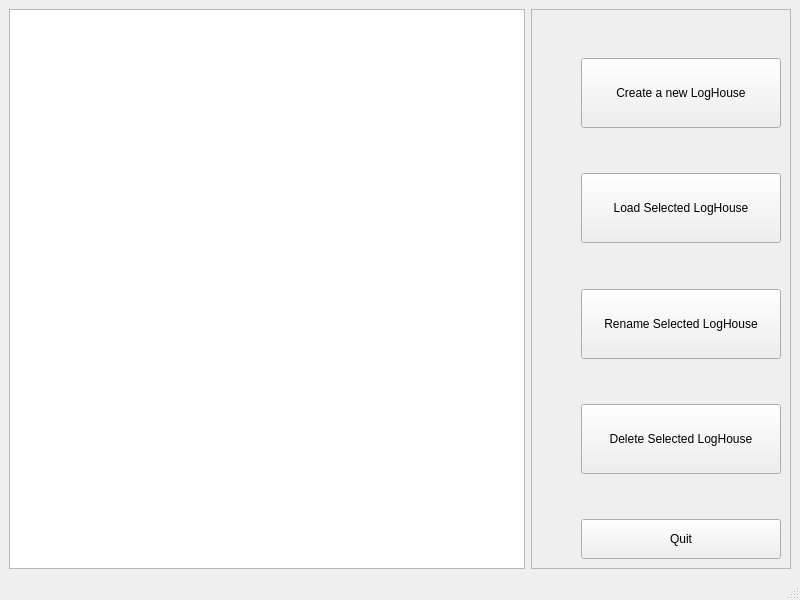
<?xml version="1.0" encoding="UTF-8"?>
<ui version="4.0">
 <class>MainWindow</class>
 <widget class="QMainWindow" name="MainWindow">
  <property name="geometry">
   <rect>
    <x>0</x>
    <y>0</y>
    <width>800</width>
    <height>600</height>
   </rect>
  </property>
  <property name="windowTitle">
   <string>MainWindow</string>
  </property>
  <widget class="QWidget" name="centralwidget">
   <layout class="QGridLayout" name="gridLayout_2">
    <item row="1" column="0">
     <widget class="QListView" name="listView"/>
    </item>
    <item row="1" column="1">
     <widget class="QFrame" name="frame">
      <property name="frameShape">
       <enum>QFrame::StyledPanel</enum>
      </property>
      <property name="frameShadow">
       <enum>QFrame::Raised</enum>
      </property>
      <layout class="QGridLayout" name="gridLayout">
       <item row="0" column="1">
        <spacer name="verticalSpacer_5">
         <property name="orientation">
          <enum>Qt::Vertical</enum>
         </property>
         <property name="sizeHint" stdset="0">
          <size>
           <width>20</width>
           <height>40</height>
          </size>
         </property>
        </spacer>
       </item>
       <item row="8" column="1">
        <widget class="QPushButton" name="pushButton">
         <property name="sizePolicy">
          <sizepolicy hsizetype="Fixed" vsizetype="Fixed">
           <horstretch>0</horstretch>
           <verstretch>0</verstretch>
          </sizepolicy>
         </property>
         <property name="minimumSize">
          <size>
           <width>200</width>
           <height>70</height>
          </size>
         </property>
         <property name="text">
          <string>Delete Selected LogHouse</string>
         </property>
        </widget>
       </item>
       <item row="6" column="0">
        <spacer name="horizontalSpacer">
         <property name="orientation">
          <enum>Qt::Horizontal</enum>
         </property>
         <property name="sizeType">
          <enum>QSizePolicy::Preferred</enum>
         </property>
         <property name="sizeHint" stdset="0">
          <size>
           <width>40</width>
           <height>20</height>
          </size>
         </property>
        </spacer>
       </item>
       <item row="2" column="1">
        <spacer name="verticalSpacer">
         <property name="orientation">
          <enum>Qt::Vertical</enum>
         </property>
         <property name="sizeHint" stdset="0">
          <size>
           <width>20</width>
           <height>40</height>
          </size>
         </property>
        </spacer>
       </item>
       <item row="4" column="1">
        <widget class="QPushButton" name="pushButton_2">
         <property name="sizePolicy">
          <sizepolicy hsizetype="Fixed" vsizetype="Fixed">
           <horstretch>0</horstretch>
           <verstretch>0</verstretch>
          </sizepolicy>
         </property>
         <property name="minimumSize">
          <size>
           <width>200</width>
           <height>70</height>
          </size>
         </property>
         <property name="text">
          <string>Load Selected LogHouse</string>
         </property>
        </widget>
       </item>
       <item row="1" column="1">
        <widget class="QPushButton" name="pushButton_4">
         <property name="minimumSize">
          <size>
           <width>200</width>
           <height>70</height>
          </size>
         </property>
         <property name="text">
          <string>Create a new LogHouse</string>
         </property>
        </widget>
       </item>
       <item row="6" column="1">
        <widget class="QPushButton" name="pushButton_3">
         <property name="sizePolicy">
          <sizepolicy hsizetype="Fixed" vsizetype="Fixed">
           <horstretch>0</horstretch>
           <verstretch>0</verstretch>
          </sizepolicy>
         </property>
         <property name="minimumSize">
          <size>
           <width>200</width>
           <height>70</height>
          </size>
         </property>
         <property name="text">
          <string>Rename Selected LogHouse</string>
         </property>
        </widget>
       </item>
       <item row="5" column="1">
        <spacer name="verticalSpacer_4">
         <property name="orientation">
          <enum>Qt::Vertical</enum>
         </property>
         <property name="sizeHint" stdset="0">
          <size>
           <width>20</width>
           <height>40</height>
          </size>
         </property>
        </spacer>
       </item>
       <item row="9" column="1">
        <spacer name="verticalSpacer_2">
         <property name="orientation">
          <enum>Qt::Vertical</enum>
         </property>
         <property name="sizeHint" stdset="0">
          <size>
           <width>20</width>
           <height>40</height>
          </size>
         </property>
        </spacer>
       </item>
       <item row="7" column="1">
        <spacer name="verticalSpacer_3">
         <property name="orientation">
          <enum>Qt::Vertical</enum>
         </property>
         <property name="sizeHint" stdset="0">
          <size>
           <width>20</width>
           <height>40</height>
          </size>
         </property>
        </spacer>
       </item>
       <item row="10" column="1">
        <widget class="QPushButton" name="pushButton_5">
         <property name="sizePolicy">
          <sizepolicy hsizetype="Fixed" vsizetype="Fixed">
           <horstretch>0</horstretch>
           <verstretch>0</verstretch>
          </sizepolicy>
         </property>
         <property name="minimumSize">
          <size>
           <width>200</width>
           <height>40</height>
          </size>
         </property>
         <property name="baseSize">
          <size>
           <width>200</width>
           <height>70</height>
          </size>
         </property>
         <property name="text">
          <string>Quit</string>
         </property>
        </widget>
       </item>
      </layout>
     </widget>
    </item>
   </layout>
  </widget>
  <widget class="QMenuBar" name="menubar">
   <property name="geometry">
    <rect>
     <x>0</x>
     <y>0</y>
     <width>800</width>
     <height>22</height>
    </rect>
   </property>
  </widget>
  <widget class="QStatusBar" name="statusbar"/>
 </widget>
 <resources/>
 <connections/>
</ui>
